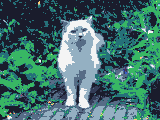
#> input picture images/cat.png, 160 x 120 px
$ python convert.py
#> lines starting #> are read from the running program, lines starting #| are printed output that depends on the picture
#!/usr/bin/env python3

from PIL import Image
import numpy as np

# cf. https://stackoverflow.com/questions/52307290/what-is-the-difference-between-images-in-p-and-l-mode-in-pil

name = "cat"
# [5 lines of commented-out code are left out]
identifier = name.replace("-", "_")
image = Image.open(name + ".png")
#> image is the input picture: PIL image 160x120 P; mean R, G, B 66.6, 110.9, 108.6
# [17 lines of commented-out code are left out]
pixels = np.array(image.getchannel(0))
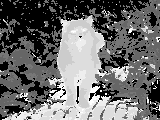
#> pixels: shape (120, 160); min 0, max 15, mean 6.35; drawn with min black and max white
# print(pixels)
width = image.width
#> width = 160
height = image.height
#> height = 120
print("const hagl_color_t {0}_pixels[{1}] = {{".format(
    identifier, width * height))
#| const hagl_color_t cat_pixels[19200] = {
for y in range(height):
    for x in range(width):
        c = pixels[y, x]
        print("0x{0:x}, ".format(c), end='')
    print("")
print("};")
print("")

# EOF

$ run again, with images/cow-8bpp-256x192.png copied over images/cat.png
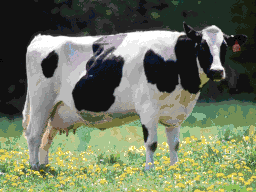
#> input picture images/cow-8bpp-256x192.png, 256 x 192 px
#> image is the input picture: PIL image 256x192 P; mean R, G, B 111, 118.9, 94.9
#> `pixels = np.array(image.getchannel(0))`:
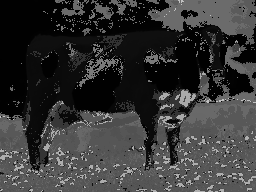
#> pixels: shape (192, 256); min 0, max 193, mean 53.6
#| const hagl_color_t cat_pixels[49152] = {

$ run again, with images/dog-8bpp-256x192.png copied over images/cat.png
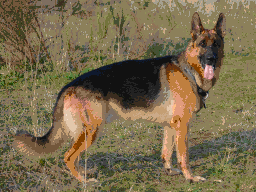
#> input picture images/dog-8bpp-256x192.png, 256 x 192 px
#> image is the input picture: PIL image 256x192 P; mean R, G, B 121.1, 106.6, 76.4
#> `pixels = np.array(image.getchannel(0))`:
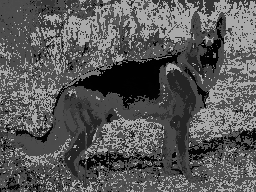
#> pixels: shape (192, 256); min 0, max 250, mean 88.9
#| const hagl_color_t cat_pixels[49152] = {
